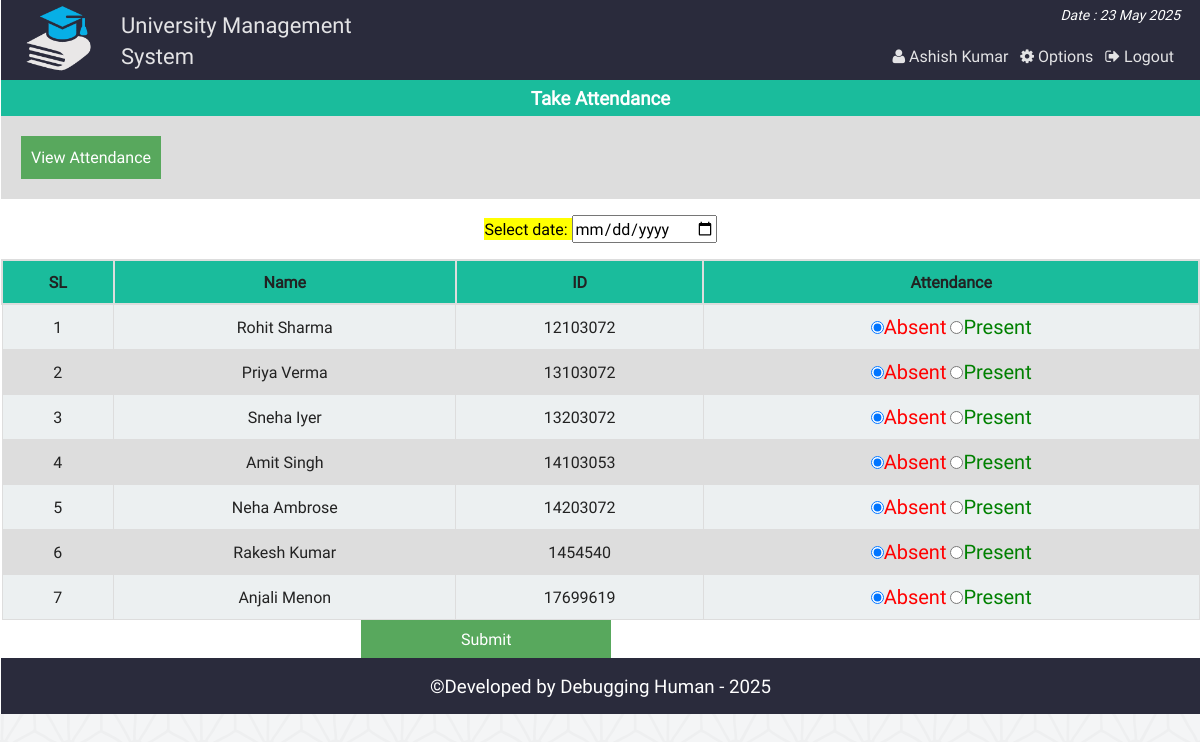
Screenshot of /class_att_fc.php (signed in) with the database file from the repository.
### tables this page shows
CREATE TABLE `at_student` (
  `id` int(11) NOT NULL,
  `name` varchar(40) NOT NULL,
  `st_id` int(11) NOT NULL
);

### php/functions.php (called while the page is built, shortened)
<?php
class login_registration_class{
	public function attn_student(){
		global $conn;
		$sql = "select * from at_student";
		$result = $conn->query($sql);
		return $result;
	}
};
?>

### class_att_fc.php (the view, shortened to what this page needs)
<?php
	require "php/config.php";
	require_once "php/functions.php";
	$user = new login_registration_class();
?>
<?php
include "php/headertop.php";
?>
<div class="all_student fix">
		<h3 style="text-align:center;color:#fff;margin:0;padding:5px;background:#1abc9c"> Take Attendance</h3>
		<div  class="fix" style="background:#ddd;padding:20px;">
			<span style="text-align:center;"><a style="color:#fff;" href="att_view_fc.php"> <button style="background:#58A85D;border:none;color:#fff;padding:10px;">View Attendance</button></a></span>
		</div>
	<form action="" method="post">
		<p style="text-align:center;color:#34495e;">
			<mark>Select date: <input type="date" name="attndate" required/></mark>
		</p>
		<table class="tab_one" style="text-align:center;">
			<tr>
				<th style="text-align:center;">SL</th>
				<th style="text-align:center;">Name</th>
				<th style="text-align:center;">ID</th>
				<th style="text-align:center;">Attendance</th>
			</tr>
			<?php
			$i=0;
				$alluser = $user->attn_student();
				while($rows = $alluser->fetch_assoc()){
				$i++;
		?>
			<tr>
				<td><?php echo $i;?></td>
				<td><?php echo $rows['name'];?></td>
				<td><?php echo $rows['st_id'];?></td>
				<td>
					<label style="color:red;font-size:20px"><input type="radio" name="attn[<?php echo $rows['st_id'];?>]" value="absent" checked/>Absent</label>
					<label style="color:green;font-size:20px"> <input type="radio" name="attn[<?php echo $rows['st_id'];?>]" value="present" />Present</label>
				</td>
			</tr>
			<?php } ?>
		</table>
		<span style="margin-left:360px;"><input style="<text-align:right></text-align:right>;background:#58A85D;border:none;color:#fff;padding:8px 100px;" type="submit" name="submit" value="Submit" /></span>
	</form>
</div>
<?php include "php/footerbottom.php";?>

### css/main.css (style rules this page uses)
html { color: #222; font-size: 1em; line-height: 1.4; }
a { text-decoration:none; }
.fix { overflow:hidden; }
body { font-family:roboto !important; background:url(../img/ptrn.png) repeat fixed; }
.st_reg th, td { padding: 8px; }
table.tab_one { width:100%; }
table.tab_one th { background:#1abc9c; padding:10px; font-weight:bold; text-align:left; }
table.tab_one td { border:1px solid #ddd; padding:8px; }
table.tab_one tr:nth-child(odd) { background:#ddd; }
table.tab_one tr:nth-child(even) { background:#ecf0f1; }
.all_student { min-height:450px; }
table.att_tab tr,td,th { border:2px solid #ddd; border-collapse:collapse; padding:8px; }

### rows the page displays
at_student: name "Rohit Sharma", st "12103072"
at_student: name "Priya Verma", st "13103072"
at_student: name "Sneha Iyer", st "13203072"
at_student: name "Amit Singh", st "14103053"
at_student: name "Neha Ambrose", st "14203072"
at_student: name "Rakesh Kumar", st "1454540"
at_student: name "Anjali Menon", st "17699619"

### other values shown
$fname "Ashish Kumar"
